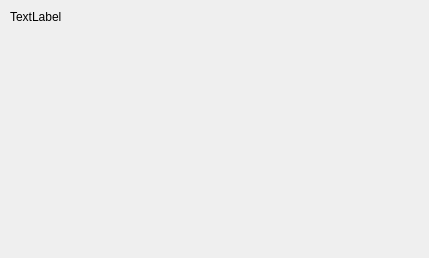
<?xml version="1.0" encoding="UTF-8"?>
<ui version="4.0">
 <class>Dialog</class>
 <widget class="QDialog" name="Dialog">
  <property name="geometry">
   <rect>
    <x>0</x>
    <y>0</y>
    <width>429</width>
    <height>258</height>
   </rect>
  </property>
  <property name="windowTitle">
   <string>Ta errado</string>
  </property>
  <widget class="QLabel" name="Lerro">
   <property name="geometry">
    <rect>
     <x>10</x>
     <y>10</y>
     <width>511</width>
     <height>311</height>
    </rect>
   </property>
   <property name="text">
    <string>TextLabel</string>
   </property>
   <property name="alignment">
    <set>Qt::AlignLeading|Qt::AlignLeft|Qt::AlignTop</set>
   </property>
   <property name="wordWrap">
    <bool>false</bool>
   </property>
  </widget>
 </widget>
 <resources/>
 <connections/>
</ui>
